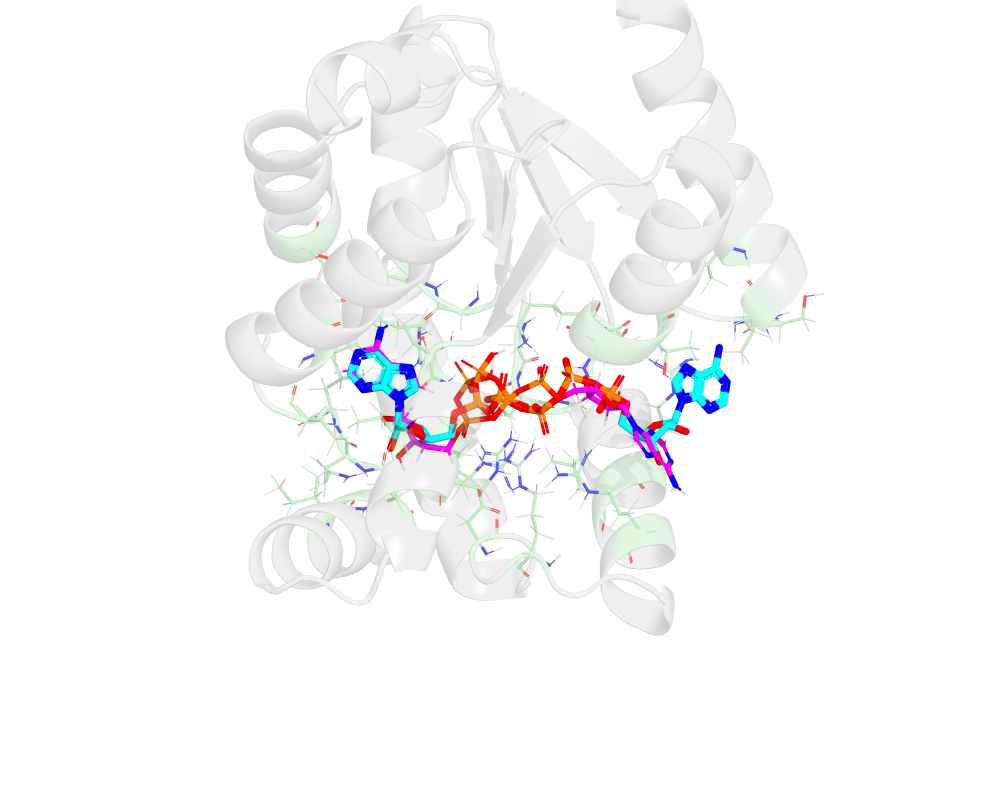
#> input picture 06_AK1_Docking_and_Sensitivity/02_AP5_Redocking_and_Validation/figures/AK1_panelC/AK1_panelC_AP5_redocking_validation.png, 3000 x 2400 px, found by its file name (shown at 1/3 size)
$ python annotate_AK1_panelC.py
#> lines starting #> are read from the running program, lines starting #| are printed output that depends on the picture
from PIL import Image, ImageDraw, ImageFont
from pathlib import Path

PROJECT = Path(r"C:\Users\akidi\Desktop\ISO_AK_Docking")

inp = (
    PROJECT
    / "results"
    / "AK1_panelC"
    / "AK1_panelC_AP5_redocking_validation.png"
)

out = (
    PROJECT
    / "results"
    / "AK1_panelC"
    / "AK1_panelC_AP5_redocking_validation_LEGEND.png"
)

img = Image.open(inp).convert("RGB")
draw = ImageDraw.Draw(img)

# ------------------------------------------------------------
# Fonts
# ------------------------------------------------------------

arial = r"C:\Windows\Fonts\arial.ttf"
arial_bold = r"C:\Windows\Fonts\arialbd.ttf"

title_font = ImageFont.truetype(arial_bold, 58)
text_font = ImageFont.truetype(arial, 48)
rmsd_font = ImageFont.truetype(arial_bold, 54)

# ------------------------------------------------------------
# Legend box
# Put it in the lower-left white area
# ------------------------------------------------------------

x0 = 100
y0 = img.height - 600
#> y0 = 1800
x1 = 1250
y1 = img.height - 100
#> y1 = 2300

draw.rounded_rectangle(
    [x0, y0, x1, y1],
    radius=28,
    fill=(255, 255, 255),
    outline=(170, 170, 170),
    width=3
)

# ------------------------------------------------------------
# Title
# ------------------------------------------------------------

draw.text(
    (x0 + 50, y0 + 35),
    "AK1 native-ligand redocking",
    font=title_font,
    fill=(0, 0, 0)
)

# ------------------------------------------------------------
# Legend entries
# ------------------------------------------------------------

entries = [
    ("Crystallographic AP5", (0, 220, 220)),
    ("Redocked AP5", (220, 0, 220)),
    ("AK1 protein", (150, 150, 150)),
    ("AP5-site residues", (145, 210, 145)),
]

start_y = y0 + 125
#> start_y = 1925
step = 72

for i, (label, color) in enumerate(entries):

    yy = start_y + i * step

    draw.line(
        [(x0 + 60, yy + 22), (x0 + 160, yy + 22)],
        fill=color,
        width=18
    )

    draw.text(
        (x0 + 195, yy),
        label,
        font=text_font,
        fill=(0, 0, 0)
    )

# ------------------------------------------------------------
# RMSD annotation
# ------------------------------------------------------------

draw.text(
    (x0 + 50, y1 - 90),
    "Redocking RMSD = 1.776 Å",
    font=rmsd_font,
    fill=(0, 0, 0)
)

# ------------------------------------------------------------
# Save as NEW file
# ------------------------------------------------------------

img.save(out, dpi=(600, 600))
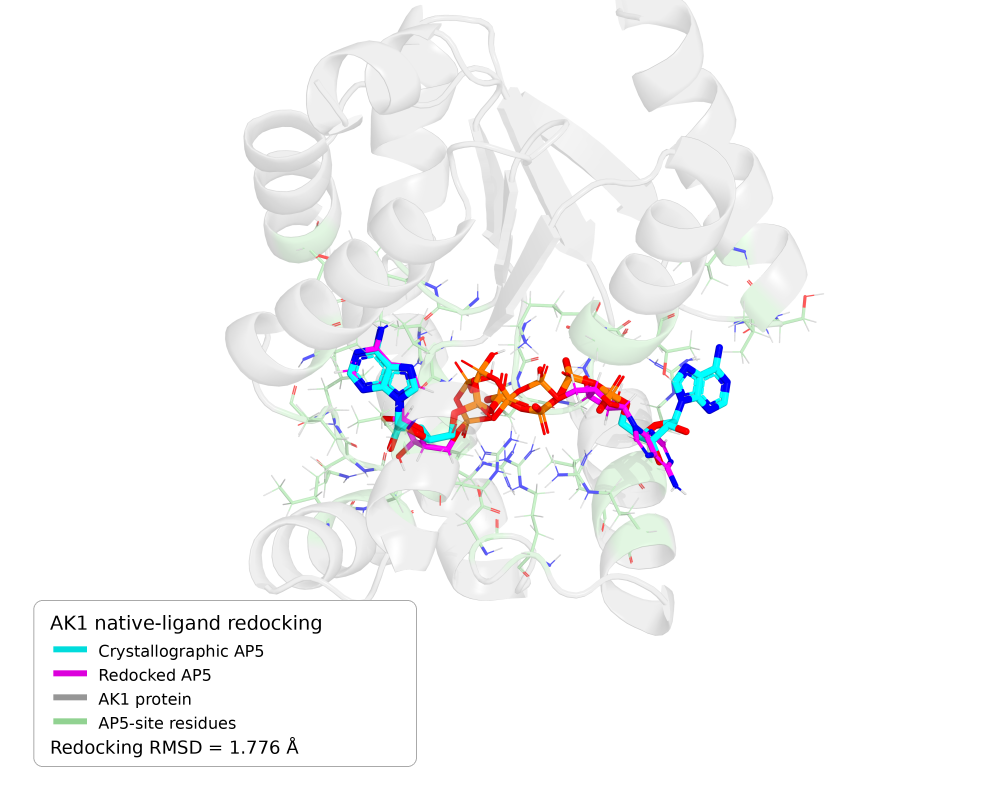
#> saved as AK1_panelC_AP5_redocking_validation_LEGEND.png: PIL image 3000x2400 RGB (shown at 1/3 size); mean R, G, B 246.6, 246.5, 247.1

print("Saved:")
print(out)
